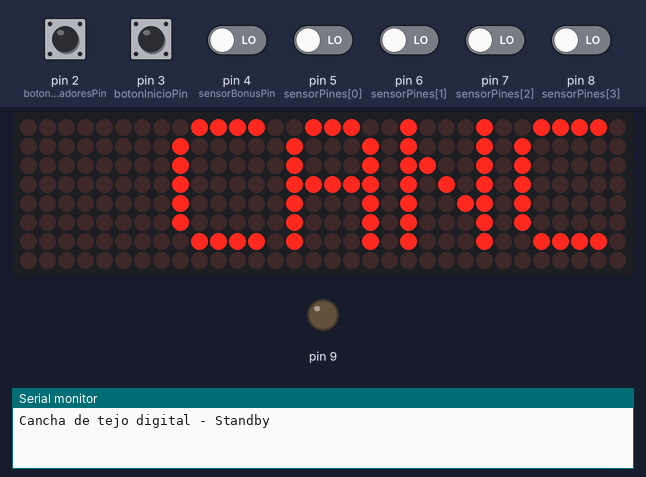
This sketch was run on a simulated Arduino Uno, built with avr-gcc and run on an emulated ATmega328P. Shown: 32×8 LED matrix, output pins drawn as LEDs (lit = HIGH), the last lines printed to the serial monitor. The inputs (shaded band) are chosen by the test bench; at power-on: pin 2 (botonJugadoresPin), pin 3 (botonInicioPin) HIGH, pin 4 (sensorBonusPin), pin 5 (sensorPines[0]), pin 6 (sensorPines[1]), pin 7 (sensorPines[2]), pin 8 (sensorPines[3]) LOW.

Above: at 1.2 s.
1.3 s: pin 2 (botonJugadoresPin) pulled LOW for 0.15 s
At 1.74 s:
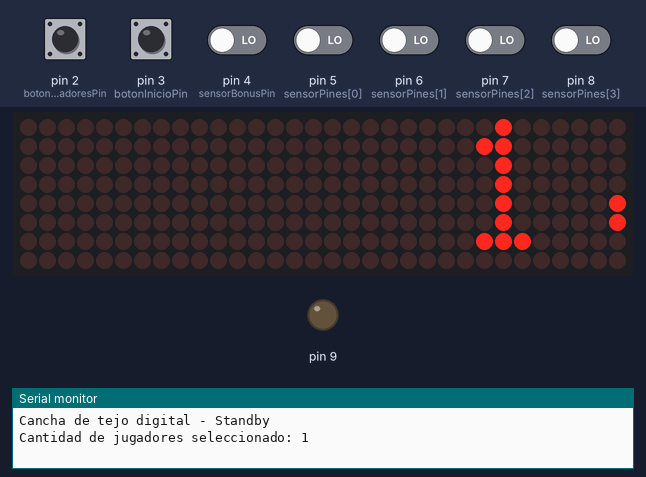
2.0 s: pin 3 (botonInicioPin) pulled LOW for 0.15 s
At 2.36 s:
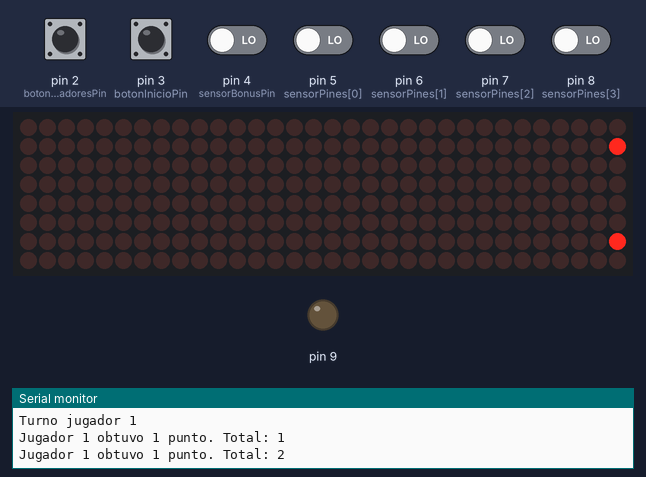
2.7 s: pin 3 (botonInicioPin) pulled LOW for 1 s
At 3.69 s:
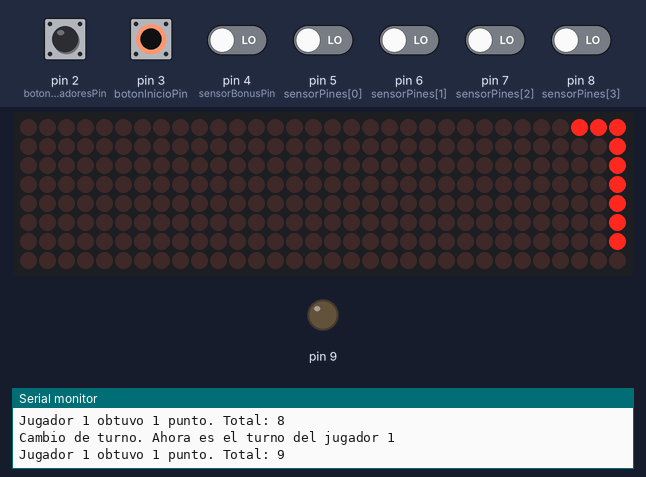
4.3 s: pin 2 (botonJugadoresPin) driven LOW and pin 3 (botonInicioPin) driven LOW
At 4.55 s:
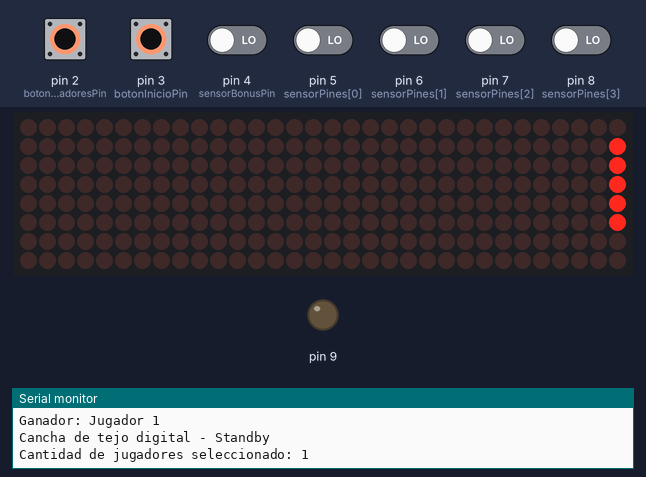
6.3 s: pin 3 (botonInicioPin) driven HIGH
At 6.56 s:
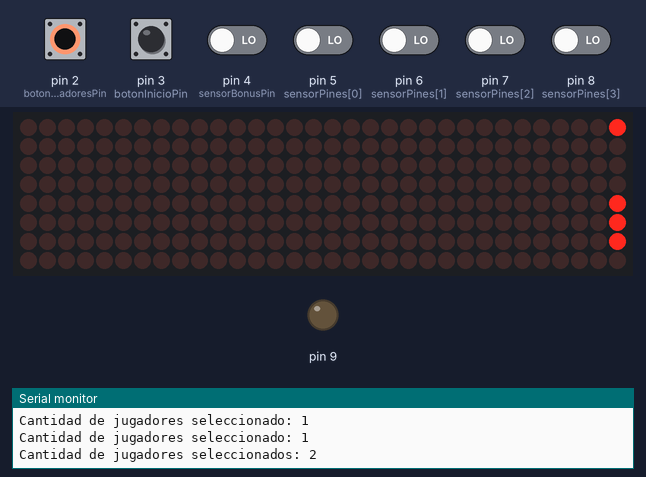
8.0 s: pin 2 (botonJugadoresPin) driven HIGH
At 9.27 s:
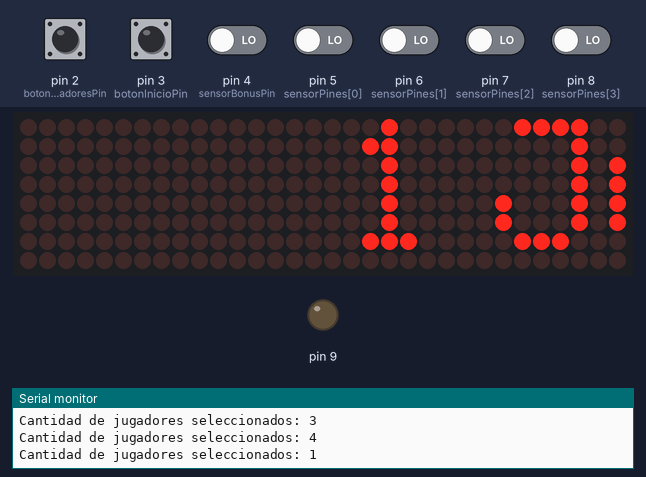

The sketch:

State_Machine_Tejo.ino
```cpp
#include <MD_MAX72xx.h>
#include <SPI.h>

#define DEBUG 1  // Enable or disable (default) debugging output

#define HARDWARE_TYPE MD_MAX72XX::FC16_HW
#define MAX_DEVICES 4
#define CLK_PIN 13   // or SCK
#define DATA_PIN 11  // or MOSI
#define CS_PIN 10    // or SS

MD_MAX72XX mx = MD_MAX72XX(HARDWARE_TYPE, CS_PIN, MAX_DEVICES);  // SPI hardware interface

//#define SCROLL_DELAY 30  // Delay for scroll speed (adjust as needed)
uint32_t SCROLL_DELAY = 40;
#define CHAR_SPACING 1   // pixels between characters
#define BUF_SIZE 75      // buffer size for the message


unsigned long tiempoInicio = 0;  // Marca de tiempo para el inicio de la condición
const unsigned long tiempoRequerido = 3000; //Tiempo, que dura la palabra que indica la cantidad de puntos del jugador actual
bool Flag_Puntos_Show = true;

//Mensaje en pantalla
char mensaje[50];
volatile bool interrupt = false;
const char* newMessage = nullptr;
//Actualizar mensaje
void updateMessage(const char* msg) {
  interrupt = true;
  newMessage = msg;
}


// ========== General Variables ===========//
uint32_t prevTimeAnim = 0;  // Used for remembering the millis() value in animations

// ========== Text routines ===========//
const char *msgTab[] = {
  "CANCHA DE TEJO DIGITAL"
};

// Function to handle the scrolling text animation
bool scrollText(bool bInit, const char *pmsg) {
  static char curMessage[BUF_SIZE];
  static char *p = curMessage;
  static uint8_t state = 0;
  static uint8_t curLen, showLen;
  static uint8_t cBuf[8];
  uint8_t colData;

  if (interrupt) {
    interrupt = false;
    bInit = true;
    pmsg = newMessage;
    newMessage = nullptr;
  }
  // Initialize the message
  if (bInit) {
    resetMatrix();
    strcpy(curMessage, pmsg);
    state = 0;
    p = curMessage;
    bInit = false;
  }

  // Is it time to scroll the text?
  if (millis() - prevTimeAnim < SCROLL_DELAY)
    return (bInit);

  // Scroll the display
  mx.transform(MD_MAX72XX::TSL);  // Scroll along
  prevTimeAnim = millis();        // Update for the next scroll

  // Handle the scroll animation states
  switch (state) {
    case 0:  // Load the next character from the font table
      showLen = mx.getChar(*p++, sizeof(cBuf) / sizeof(cBuf[0]), cBuf);
      curLen = 0;
      state = 1;
      // Fallthrough to next state to start displaying

    case 1:  // Display the next part of the character
      colData = cBuf[curLen++];
      mx.setColumn(0, colData);
      if (curLen == showLen) {
        showLen = ((*p != '\0') ? CHAR_SPACING : mx.getColumnCount() - 1);
        curLen = 0;
        state = 2;
      }
      break;

    case 2:  // Display inter-character spacing (blank column)
      mx.setColumn(0, 0);
      if (++curLen == showLen) {
        state = 0;
        bInit = (*p == '\0');
      }
      break;

    default:
      state = 0;
  }

  return (bInit);
}

// Reset the display
void resetMatrix(void) {
  mx.control(MD_MAX72XX::INTENSITY, MAX_INTENSITY / 2);
  mx.control(MD_MAX72XX::UPDATE, MD_MAX72XX::ON);
  mx.clear();
  prevTimeAnim = 0;
}


// Configuración de pines
const int sensorPines[4] = {5, 6, 7, 8}; // Sensores de puntaje 1
const int sensorBonusPin = 4;            // Sensor de puntaje 6
const int botonJugadoresPin = 2;         // Botón para seleccionar jugadores
const int botonInicioPin = 3;            // Botón para iniciar el juego

// Variables de juego
int estadoActual = 0;           // Estado de la máquina de estados
const int STANDBY = 0;
const int SELECT_PLAYERS = 1;
const int PLAYING_TURN = 2;
const int GAME_OVER = 3;

int numJugadores = 1;           // Cantidad de jugadores seleccionados
int puntajes[4] = {0, 0, 0, 0}; // Puntajes de los jugadores
int jugadorActual = 0;          // Índice del jugador actual
const int puntajeMeta = 10;     // Puntaje necesario para ganar

// Variables de temporizadores
unsigned long lastButtonTime = 0;      // Última vez que se registró un botón
unsigned long lastSensorTime = 0;      // Última vez que se detectó un sensor
unsigned long lastActivityTime = 0;    // Última actividad registrada
const unsigned long debounceDelay = 200; // Tiempo de debounce para botones
const unsigned long inactivityLimit = 30000; // Tiempo máximo de inactividad

// Configuración inicial
void setup() {
  Serial.begin(115200);

  // Configurar pines como entradas
  pinMode(9, OUTPUT);
  pinMode(botonJugadoresPin, INPUT_PULLUP);
  pinMode(botonInicioPin, INPUT_PULLUP);
  for (int i = 0; i < 4; i++) {
    pinMode(sensorPines[i], INPUT);
  }
  pinMode(sensorBonusPin, INPUT);

  Serial.println("Cancha de tejo digital - Standby");

  mx.begin();
  prevTimeAnim = millis();
  snprintf(mensaje, sizeof(mensaje), "CANCHA DE TEJO");

}

// Función principal
void loop() {
  static bool bInit = true;
  unsigned long currentMillis = millis();
  if (currentMillis - lastActivityTime > inactivityLimit) {
    lastActivityTime = currentMillis;
    Serial.println("Cancha de tejo digital - Standby");
    estadoActual = STANDBY;
  }

  bInit = scrollText(bInit, mensaje);
  switch (estadoActual) {

    case STANDBY:
      if (digitalRead(botonJugadoresPin) == LOW && (currentMillis - lastButtonTime > debounceDelay)) {
        digitalWrite(9, LOW);
        lastButtonTime = currentMillis;
        lastActivityTime = currentMillis;
        estadoActual = SELECT_PLAYERS;
        numJugadores = 1; // Reiniciar selección
        snprintf(mensaje, sizeof(mensaje), "%d Jugador seleccionado", numJugadores);
        updateMessage(mensaje);
        Serial.println("Cantidad de jugadores seleccionado: 1");
      }
      if (digitalRead(botonJugadoresPin) == LOW && digitalRead(botonInicioPin) == LOW) {
        estadoActual = STANDBY;
        digitalWrite(9, LOW);
        snprintf(mensaje, sizeof(mensaje), "CANCHA DE TEJO");
        bInit = scrollText(bInit, mensaje);
      }
      bInit = scrollText(bInit, mensaje);
      break;

    case SELECT_PLAYERS:

      if (digitalRead(botonJugadoresPin) == LOW && digitalRead(botonInicioPin) == LOW) {
        estadoActual = STANDBY;
        snprintf(mensaje, sizeof(mensaje), "CANCHA DE TEJO");
        bInit = scrollText(bInit, mensaje);
      }
      if (digitalRead(botonJugadoresPin) == LOW && (currentMillis - lastButtonTime > debounceDelay)) {
        lastButtonTime = currentMillis;
        lastActivityTime = currentMillis;
        numJugadores++;
        if (numJugadores > 4) numJugadores = 1;
        snprintf(mensaje, sizeof(mensaje), "%d Jugadores seleccionados", numJugadores);
        updateMessage(mensaje);
        Serial.print("Cantidad de jugadores seleccionados: ");
        Serial.println(numJugadores);
      }
      if (digitalRead(botonInicioPin) == LOW && (currentMillis - lastButtonTime > debounceDelay)) {
        lastButtonTime = currentMillis;
        lastActivityTime = currentMillis;
        Serial.println("Juego iniciado");
        Serial.print("Turno jugador ");
        Serial.println(jugadorActual + 1);
        snprintf(mensaje, sizeof(mensaje), "Turno: %d", jugadorActual + 1);
        updateMessage(mensaje);
        estadoActual = PLAYING_TURN;
        jugadorActual = 0;
        memset(puntajes, 0, sizeof(puntajes)); // Reiniciar puntajes
      }
      break;

    case PLAYING_TURN:
      lastActivityTime = currentMillis;
      if (digitalRead(botonJugadoresPin) == LOW && digitalRead(botonInicioPin) == LOW) {
        estadoActual = STANDBY;
        snprintf(mensaje, sizeof(mensaje), "CANCHA DE TEJO");
        bInit = scrollText(bInit, mensaje);
      }
      // Verificar sensores
      for (int i = 0; i < 4; i++) {
        if (digitalRead(sensorPines[i]) == LOW && (currentMillis - lastSensorTime > debounceDelay)) {
          tiempoInicio=0;
          puntajes[jugadorActual]++;
          lastSensorTime = currentMillis;
          Serial.print("Jugador ");
          Serial.print(jugadorActual + 1);
          Serial.print(" obtuvo 1 punto. Total: ");
          Serial.println(puntajes[jugadorActual]);
          snprintf(mensaje, sizeof(mensaje), "1 Punto!");
          updateMessage(mensaje);
          Flag_Puntos_Show = true;
        }
      }
      if (tiempoInicio == 0) {
        tiempoInicio = millis();  // Guardar el tiempo actual
      }
      else if (millis() - tiempoInicio >= tiempoRequerido && Flag_Puntos_Show) {
        Flag_Puntos_Show = false;
        tiempoInicio=0;
        digitalWrite(9, LOW);
        //SCROLL_DELAY = 80;
        snprintf(mensaje, sizeof(mensaje), "J%d: %d Puntos",jugadorActual+1, puntajes[jugadorActual]);
        updateMessage(mensaje);
      }
      // Verificar si se presionó el botón "botonInicioPin" para cambiar el turno
      if (digitalRead(botonInicioPin) == LOW && (currentMillis - lastButtonTime > debounceDelay)) {
        tiempoInicio=0;
        lastButtonTime = currentMillis;
        tiempoInicio=0;
        jugadorActual++; // Cambiar al siguiente jugador
        if (jugadorActual >= numJugadores) jugadorActual = 0; // Volver al primer jugador si se excede
        Serial.print("Cambio de turno. Ahora es el turno del jugador ");
        Serial.println(jugadorActual + 1);
        snprintf(mensaje, sizeof(mensaje), "Turno: %d", jugadorActual + 1);
        updateMessage(mensaje);
      }

      if (digitalRead(sensorBonusPin) == LOW && (currentMillis - lastSensorTime > debounceDelay)) {
        tiempoInicio=0;
        digitalWrite(9, HIGH);
        Flag_Puntos_Show = true;
        puntajes[jugadorActual] += 6;
        lastSensorTime = currentMillis;
        Serial.print("Jugador ");
        Serial.print(jugadorActual + 1);
        Serial.print(" obtuvo 6 puntos. Total: ");
        Serial.println(puntajes[jugadorActual]);
        snprintf(mensaje, sizeof(mensaje), "6 Puntos!!!");
        updateMessage(mensaje);
      }

      // Verificar si alguien ganó
      if (puntajes[jugadorActual] >= puntajeMeta) {
        Serial.print("Jugador ");
        Serial.print(jugadorActual + 1);
        Serial.println(" ha ganado!");
        SCROLL_DELAY = 100;
        snprintf(mensaje, sizeof(mensaje), "!!GANA JUGADOR: %d !!!!!", jugadorActual + 1);
        updateMessage(mensaje);
        estadoActual = GAME_OVER;
        Serial.println("Juego terminado");
        Serial.print("Ganador: Jugador ");
        Serial.println(jugadorActual + 1);
      } else if (digitalRead(botonInicioPin) == LOW && (currentMillis - lastButtonTime > debounceDelay)) {
        lastButtonTime = currentMillis;
        jugadorActual++;
        if (jugadorActual >= numJugadores) jugadorActual = 0;
      }
      break;

    case GAME_OVER:

      if (digitalRead(botonJugadoresPin) == LOW && digitalRead(botonInicioPin) == LOW) {
        estadoActual = STANDBY;
        snprintf(mensaje, sizeof(mensaje), "CANCHA DE TEJO");
        bInit = scrollText(bInit, mensaje);
      }

      if (digitalRead(botonInicioPin) == LOW && (currentMillis - lastButtonTime > debounceDelay)) {
        lastButtonTime = currentMillis;
        estadoActual = STANDBY;
        Serial.println("Cancha de tejo digital - Standby");
      }
      break;
  }
}
```

Measured:
- after the input at 1.3 s, the display: changes after 0.28 s (image 1)
- after the input at 2.0 s, the display: changes after 0.20 s (image 2)
- after the input at 2.7 s, the display: first changes after 0.20 s (image 3 shows a later state)
- after the input at 4.3 s, the display: first differs from a run without the input after 0.20 s (image 4)
- after the input at 6.3 s, the display: first changes at once (image 5 shows a later state)
